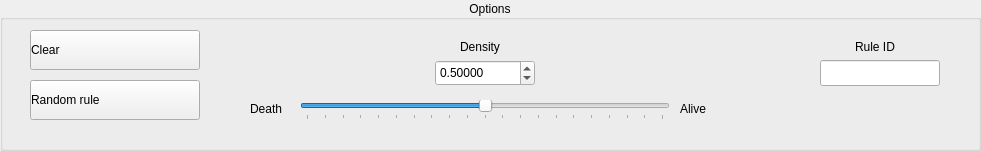
       <widget class="QGroupBox" name="groupBox_12">
        <property name="geometry">
         <rect>
          <x>40</x>
          <y>360</y>
          <width>981</width>
          <height>151</height>
         </rect>
        </property>
        <property name="title">
         <string>Options</string>
        </property>
        <property name="alignment">
         <set>Qt::AlignCenter</set>
        </property>
        <widget class="QPushButton" name="button_random_configuration">
         <property name="geometry">
          <rect>
           <x>30</x>
           <y>80</y>
           <width>170</width>
           <height>40</height>
          </rect>
         </property>
         <property name="styleSheet">
          <string notr="true">padding:0.4em; text-align:left;</string>
         </property>
         <property name="text">
          <string>Random rule</string>
         </property>
         <property name="icon">
          <iconset>
           <normaloff>../Image Resources/random.png</normaloff>../Image Resources/random.png</iconset>
         </property>
         <property name="iconSize">
          <size>
           <width>25</width>
           <height>25</height>
          </size>
         </property>
        </widget>
        <widget class="QSlider" name="slider_totalistic_density">
         <property name="enabled">
          <bool>true</bool>
         </property>
         <property name="geometry">
          <rect>
           <x>300</x>
           <y>100</y>
           <width>370</width>
           <height>20</height>
          </rect>
         </property>
         <property name="maximum">
          <number>100000</number>
         </property>
         <property name="singleStep">
          <number>1000</number>
         </property>
         <property name="pageStep">
          <number>1000</number>
         </property>
         <property name="value">
          <number>50000</number>
         </property>
         <property name="orientation">
          <enum>Qt::Horizontal</enum>
         </property>
         <property name="tickPosition">
          <enum>QSlider::TicksBelow</enum>
         </property>
         <property name="tickInterval">
          <number>5000</number>
         </property>
        </widget>
        <widget class="QDoubleSpinBox" name="spin_totalistic_density">
         <property name="enabled">
          <bool>true</bool>
         </property>
         <property name="geometry">
          <rect>
           <x>435</x>
           <y>60</y>
           <width>100</width>
           <height>26</height>
          </rect>
         </property>
         <property name="decimals">
          <number>5</number>
         </property>
         <property name="maximum">
          <double>1.000000000000000</double>
         </property>
         <property name="singleStep">
          <double>0.000010000000000</double>
         </property>
         <property name="value">
          <double>0.500000000000000</double>
         </property>
        </widget>
        <widget class="QPushButton" name="button_clear_configuration">
         <property name="geometry">
          <rect>
           <x>30</x>
           <y>30</y>
           <width>170</width>
           <height>40</height>
          </rect>
         </property>
         <property name="styleSheet">
          <string notr="true">padding:0.4em; text-align:left;</string>
         </property>
         <property name="text">
          <string>Clear</string>
         </property>
         <property name="icon">
          <iconset>
           <normaloff>../Image Resources/clear.png</normaloff>../Image Resources/clear.png</iconset>
         </property>
         <property name="iconSize">
          <size>
           <width>25</width>
           <height>25</height>
          </size>
         </property>
        </widget>
        <widget class="QLabel" name="label_18">
         <property name="geometry">
          <rect>
           <x>680</x>
           <y>100</y>
           <width>60</width>
           <height>17</height>
          </rect>
         </property>
         <property name="text">
          <string>Alive</string>
         </property>
        </widget>
        <widget class="QLabel" name="label_19">
         <property name="geometry">
          <rect>
           <x>460</x>
           <y>38</y>
           <width>80</width>
           <height>17</height>
          </rect>
         </property>
         <property name="text">
          <string>Density</string>
         </property>
        </widget>
        <widget class="QLabel" name="label_24">
         <property name="geometry">
          <rect>
           <x>250</x>
           <y>100</y>
           <width>60</width>
           <height>17</height>
          </rect>
         </property>
         <property name="text">
          <string>Death</string>
         </property>
        </widget>
        <widget class="QLabel" name="label_25">
         <property name="geometry">
          <rect>
           <x>855</x>
           <y>38</y>
           <width>58</width>
           <height>18</height>
          </rect>
         </property>
         <property name="text">
          <string>Rule ID</string>
         </property>
        </widget>
        <widget class="QLineEdit" name="TXTRuleName">
         <property name="enabled">
          <bool>true</bool>
         </property>
         <property name="geometry">
          <rect>
           <x>820</x>
           <y>60</y>
           <width>120</width>
           <height>26</height>
          </rect>
         </property>
         <property name="inputMask">
          <string/>
         </property>
         <property name="maxLength">
          <number>10</number>
         </property>
         <property name="readOnly">
          <bool>false</bool>
         </property>
        </widget>
       </widget>
